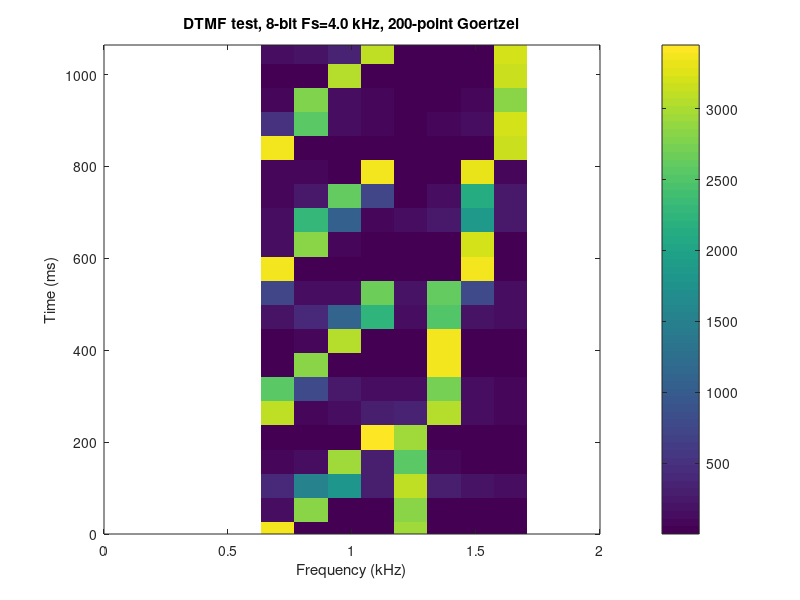
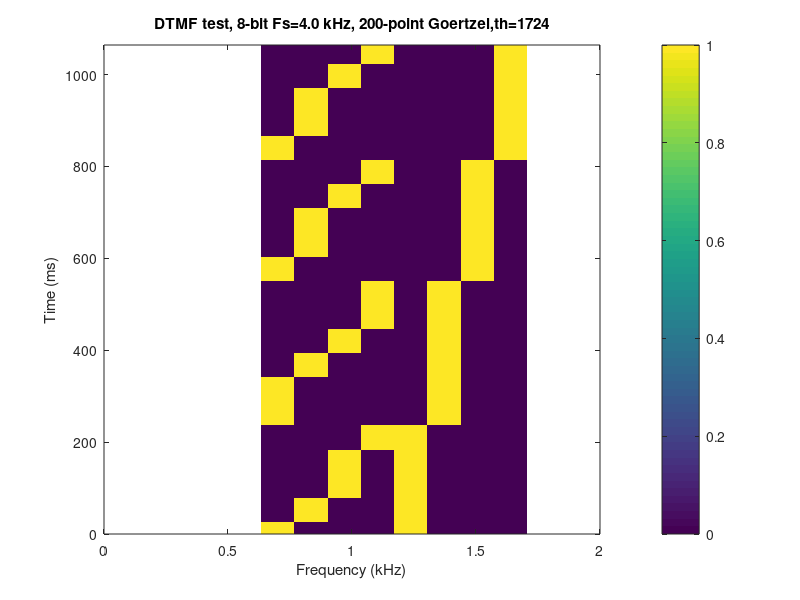

These charts were generated, in order, by the following MATLAB code:
% thanks: https://www.st.com/resource/en/design_tip/dm00446805-the-goertzel-algorithm-to-compute-individual-terms-of-the-discrete-fourier-transform-dft-stmicroelectronics.pdf

printf('running ...\n');

function [I,Q] = goertzel(x,k,N)
  w = 2*pi*k/N;
  cw = cos(w); c = 2*cw;
  sw = sin(w);
  z1=0; z2=0; % init
  for n = 1 : N
    z0 = x(n) + c*z1 - z2;
    z2 = z1;
    z1 = z0;
  end;
  I = cw*z1 - z2;
  Q = sw*z1;
endfunction

% DTMF test, dual-tone multi-frequency
frow = [ 697, 770, 852, 941]; % frequencies for 1st tone
fcol = [1209, 1336, 1477, 1633]; % frequencies for 2nd tone
sym = ['1', '4', '7', '*', '2', '5', '8', '0', ... % symbols
 '3', '6', '9', '#', 'A', 'B', 'C', 'D' ];
symrow = [1 2 3 4 1 2 3 4 1 2 3 4 1 2 3 4]; % 1st tone for given symbol
symcol = [1 1 1 1 2 2 2 2 3 3 3 3 4 4 4 4]; % 2nd tone for given symbol
symmtx = [1 5 9 13; 2, 6, 10, 14; 3, 7, 11, 15; 4, 8, 12, 16]; % decoding matrix
Fs = 4000; % Hz, sampling frequency
N = 200; % minimum number of samples per symbol
x = []; % create test signal
symoutref = []; % reference for decoded output

for i=1:length(sym), % test each symbol
  Nsym = N + round(N/2*rand(1)); % samples for current symbol
  t = [0:Nsym-1]/Fs; % time vector
  x1 = sin(2*pi*frow(symrow(i))*t); % first tone
  x2 = sin(2*pi*fcol(symcol(i))*t); % second tone
  x = [x, x1+x2];
  symoutref = [symoutref, sym(i)];
end;
bits = 8;
Q = (max(x)-min(x))/(2^bits); % quantization step for 8 bit signal
x = round(x/Q); % some noise may also be added
fbin=Fs/N; % Goertzel frequency resolution, N must be high enough
k=round([frow fcol]/fbin); % N high enough so that k is different for each tone
if any(diff(k)==0), fprintf('same k index for different tones!\n'); return; end;
% Goertzel-based DTMF decoding
xblocks = floor(length(x)/N);
myspec = []; % zeros(xblocks,length(k));
for i = 1 : xblocks,
  i1 = (i-1)*N+1;
  i2 = i1+N-1;
  xt = x(i1:i2);
  xt = xt.*hamming(N)';
  for j = 1 : length(k),
    [I,Q] = goertzel(xt,k(j),N);
    myspec(i,j) = sqrt(I*I+Q*Q);
  end;
end;
th = max(myspec(:))/2; % threshold
myspecbin = myspec>th; % tone on/off detection
symout = [];
for i = 1 : xblocks,
  i1 = find(myspecbin(i,1:4)>0); if length(i1)~=1, i1=0; end; % 1st tone
  i2 = find(myspecbin(i,5:8)>0); if length(i2)~=1, i2=0; end; % 2nd tone
  if (i1==0) || (i2==0), symdec=' '; % no symbol decoded
  else symdec=sym(symmtx(i1,i2)); % symbol decoded
  end;
  symout = [symout, symdec]; % append decoded symbol
end;

% printout and plot
fprintf('reference string: %s\n',symoutref);
fprintf('decoded string: %s\n',symout);

figure; imagesc(fbin*k/1000,[0:xblocks]*N/Fs*1000,myspec);
axis xy; axis([0 Fs/2/1000 0 length(x)/Fs*1000]); colorbar;
xlabel('Frequency (kHz)'); ylabel('Time (ms)');
title(sprintf('DTMF test, %d-bit Fs=%.1f kHz, %d-point Goertzel',bits,Fs/1000,N));

figure; imagesc(fbin*k/1000,[0:xblocks]*N/Fs*1000,myspecbin);
axis xy; axis([0 Fs/2/1000 0 length(x)/Fs*1000]); colorbar;
xlabel('Frequency (kHz)'); ylabel('Time (ms)');
title(sprintf('DTMF test, %d-bit Fs=%.1f kHz, %d-point Goertzel,th=%1.f',bits,Fs/1000,N,th));
NFFT=128; NOVL=round(0.9*NFFT); WIN=hamming(NFFT);

%figure; spectrogram(x,WIN,NOVL,NFFT,Fs);
%title(sprintf('DTMF test, %d-bit Fs=%.1f kHz, %d-points FFT',bits,Fs/1000,NFFT));

% save quantized test signal to file to test C implementation
h=fopen('in.txt','wt'); fprintf(h,'%d\n',x); fclose(h);